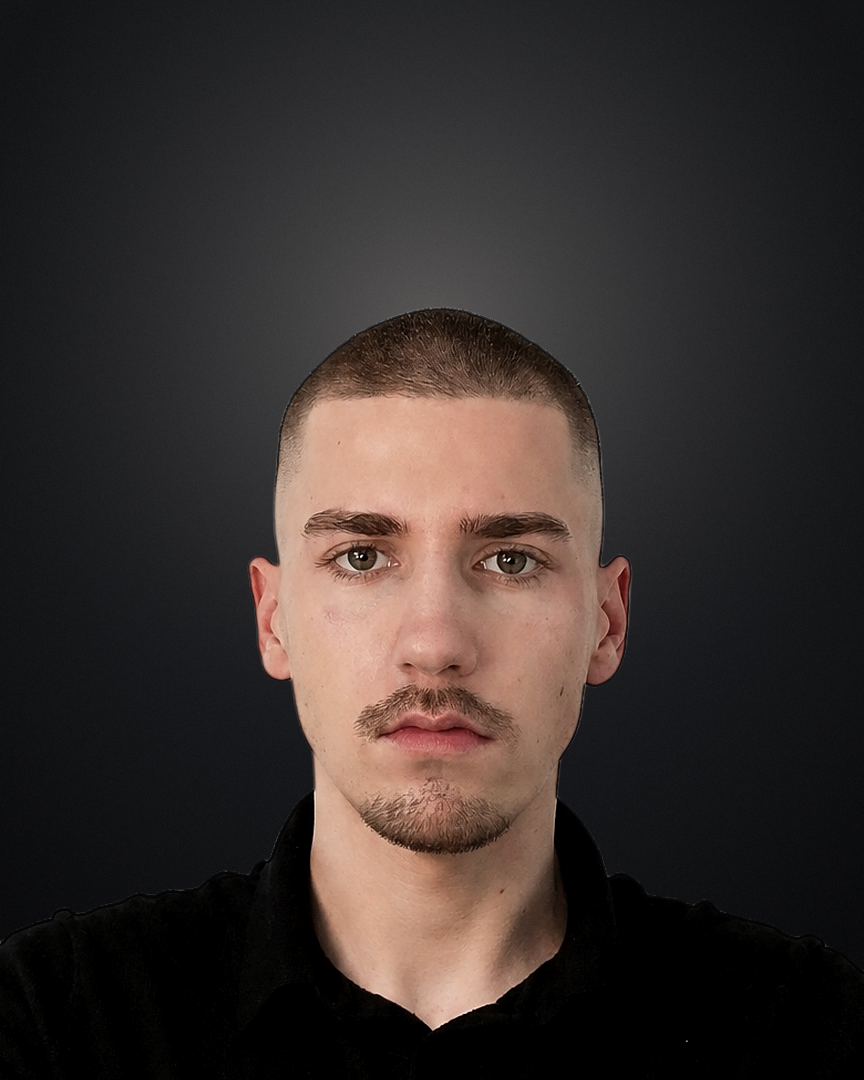
#> input picture pipeline/assets/face_source.png, 864 x 1080 px
$ python -i style_compare.py   (imports and definitions only)
#> lines starting #> are read from the running program, lines starting #| are printed output that depends on the picture
#!/usr/bin/env python3
"""Style lab, step 3: render our version of a learned caption style on the reference video and put both side by side.

    python3 pipeline/tools/style_compare.py <ref_video> <probe_outdir> <style.json> <outdir> [--accent #RRGGBB]

<probe_outdir> is what caption_probe.py wrote (words.json, ocr.json, report.json).
<style.json> is a CLIPPERZ style config (same shape as presets.json entries / ADMIN → Stil-Galerie).
The reference captions are blurred out underneath ours, so only our captions are readable on the right.
Writes compare.mp4 (left original, right ours, sound of the original) and compare.jpg (caption band, 8 moments).
"""
import argparse
import json
import os
import re
import shutil
import subprocess
import sys

import cv2
import numpy as np

REPO = os.path.dirname(os.path.dirname(os.path.dirname(os.path.abspath(__file__))))
W, H = 1080, 1920
norm = lambda x: re.sub(r"[^0-9a-zäöüß]", "", x.lower())


# [8 lines left out: function sh, not called in this run]


def focus_of(path):
    """Face position for the caption face guard (Haar cascade on a few frames). Never fails: default framing."""
    try:
        return _focus_of(path)
    except Exception as e:
        print("face detection skipped:", type(e).__name__)
        return {"x": 0.5, "y": 0.3, "h": 0.1}


def _cascade():
    import glob as _g
    xml = None
    try:
        xml = cv2.data.haarcascades + "haarcascade_frontalface_default.xml"
    except AttributeError:  # some opencv builds ship without cv2.data
        hits = _g.glob(os.path.join(os.path.dirname(cv2.__file__), "**", "haarcascade_frontalface_default.xml"), recursive=True) + \
            _g.glob("/usr/share/opencv*/**/haarcascade_frontalface_default.xml", recursive=True)
        xml = hits[0] if hits else None
    if not xml or not os.path.exists(xml):
        return None
    return cv2.CascadeClassifier(xml)


def face_track(path, samples=8):
    """Largest face in `samples` evenly spread frames: [(x, y, h) as shares of 540x960]. Empty without a cascade."""
#> called with path = '../assets/face_source.png', samples = 8
    cas = _cascade()
    if cas is None:
        return []
    cap = cv2.VideoCapture(path)
    n = int(cap.get(cv2.CAP_PROP_FRAME_COUNT)) or 1
    found = []
    for k in range(samples):
        cap.set(cv2.CAP_PROP_POS_FRAMES, int(n * (k + 0.5) / samples))
        ok, fr = cap.read()
        if not ok:
            continue
        fr = cv2.resize(fr, (540, 960))
        faces = cas.detectMultiScale(cv2.cvtColor(fr, cv2.COLOR_BGR2GRAY), 1.1, 6, minSize=(40, 40))
        if len(faces):
            x, y, w, h = max(faces, key=lambda f: f[2] * f[3])
            found.append(((x + w / 2) / 540, (y + h / 2) / 960, h / 960))
#> this loop made 8 passes
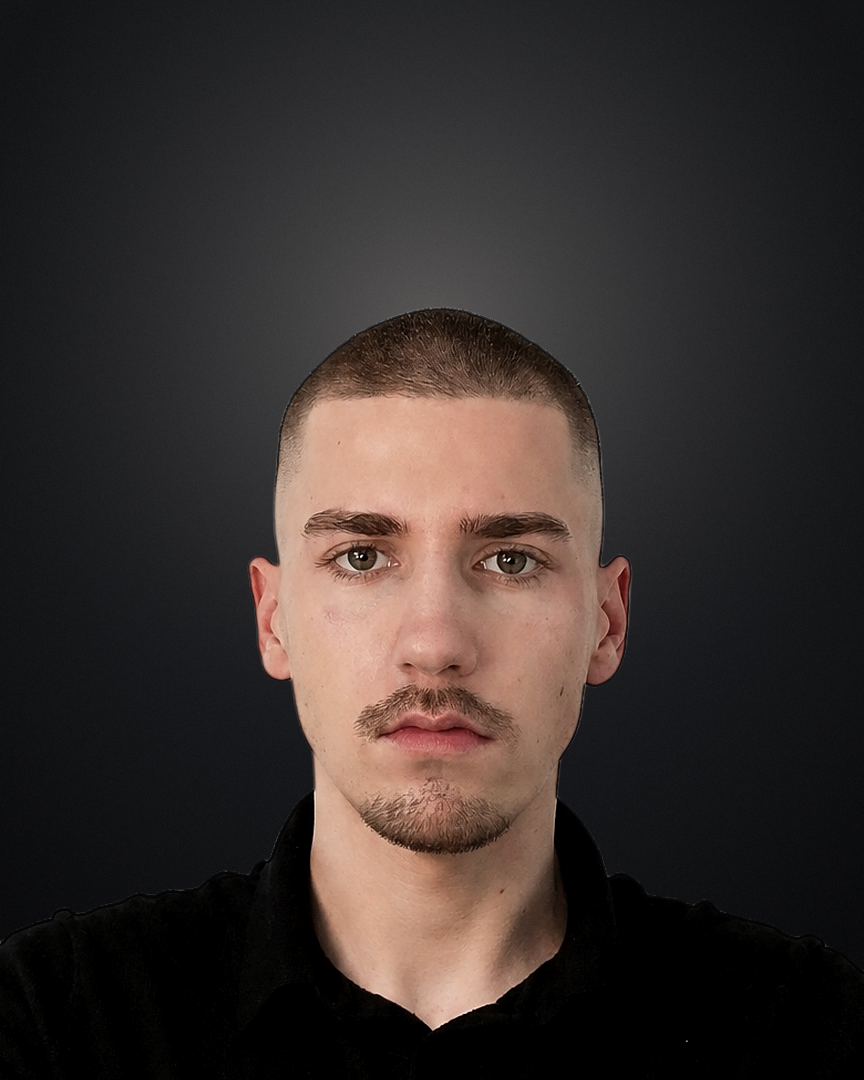
#> input picture pipeline/assets/face_source.png, 864 x 1080 px
#> pass 1, in face_track, `fr = cv2.resize(fr, (540, 960))`:
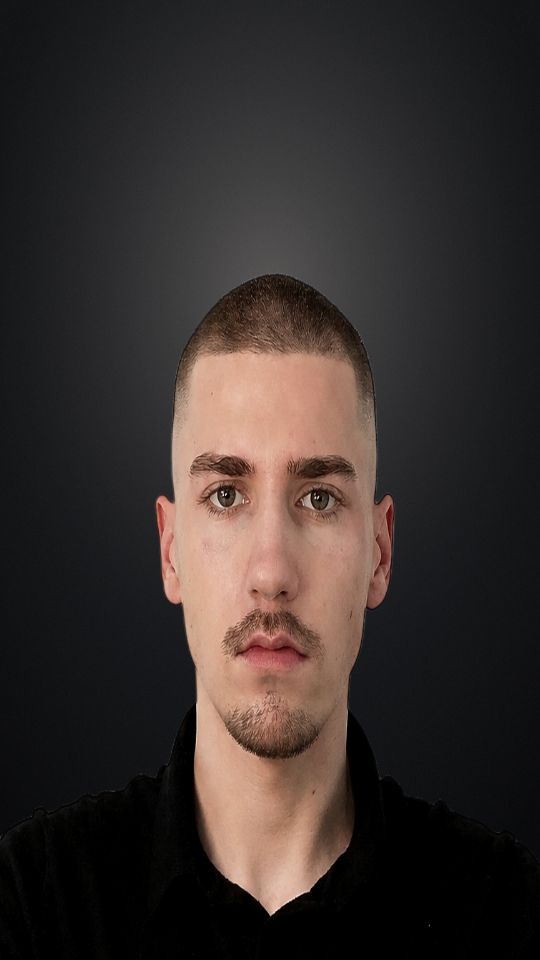
#> fr: shape (960, 540, 3); mean B, G, R 44.9, 47.4, 55.7
#> after the loop, found = [(0.504, 0.551, 0.34), (0.504, 0.551, 0.34), (0.504, 0.551, 0.34), (0.504, 0.551, 0.34), (0.504, 0.551, 0.34), (0.504, 0.551, 0.34), (0.504, 0.551, 0.34), (0.504, 0.551, 0.34)]
    cap.release()
    return found


def _focus_of(path):
    found = face_track(path, 8)
    if not found:
        return {"x": 0.5, "y": 0.3, "h": 0.1}
    a = np.median(np.array(found), axis=0)
#> a = [0.504, 0.551, 0.34]
    return {"x": round(float(a[0]), 3), "y": round(float(a[1]), 3), "h": round(float(a[2]), 3)}


# [185 lines left out: functions key_colour, emphasis_from_ocr, main, not called in this run]


# [2 lines not run here, left out]

>>> result = focus_of('../assets/face_source.png')
#> result = {'x': 0.504, 'y': 0.551, 'h': 0.34}
